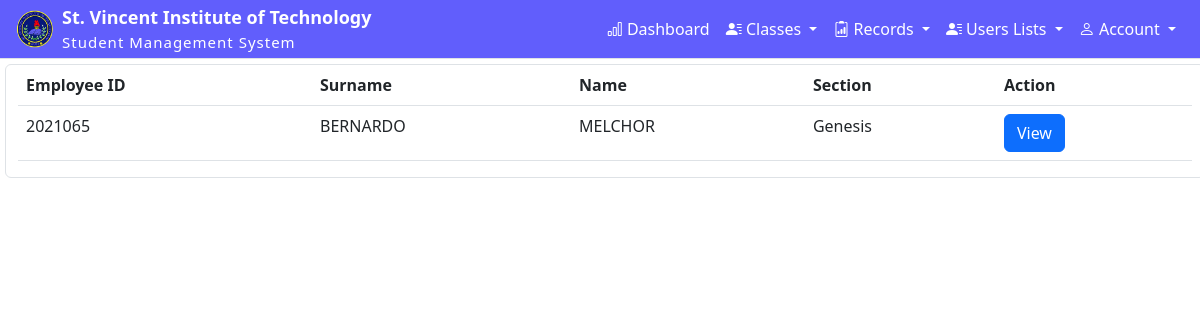
Page /faculty-list/ (signed in) on the committed database.
### admin_staff/models.py (models this page shows, shortened)
class FacultyStaff(models.Model):
    user = models.OneToOneField(User, null=True, on_delete=models.CASCADE)
    faculty_staff_id = models.BigIntegerField(primary_key=True)
    surname = models.CharField(max_length=24)
    first_name = models.CharField(max_length=24)
    middle_name = models.CharField(max_length=24, blank=True, null=True)
    gender_choice = (
        ('Male', 'Male'),
        ('Female', 'Female'),
    )
    gender = models.CharField(max_length=10, default="Gender", choices=gender_choice, null=True)
    civil_choice = (
        ('Single', 'Single'),
        ('Married', 'Married'),
        ('Divorced', 'Divorced'),
        ('Widowed', 'Widowed'),
    )
    civil_status = models.CharField(max_length=10, default="Status", choices=civil_choice, blank=True, null=True)
    birth_date = models.DateField(null=True)
    birth_place = models.CharField(max_length=200, blank=True, null=True)
    religion = models.CharField(max_length=24, blank=True, null=True)
    contact = models.BigIntegerField(blank=True, null=True)
    email = models.CharField(max_length=100, blank=True, null=True)
    section = models.OneToOneField('section', blank=True, null=True, on_delete=models.SET_NULL)
    class Meta:
        managed = True
        db_table = 'faculty_staff'

class section(models.Model):
    section_name = models.CharField(max_length=20)
    level = models.ForeignKey("level", null=True, on_delete=models.SET_NULL)
    def __str__(self):
        return self.section_name

### admin_staff/decorators.py (the view)
        def wrapper_func(request, *args, **kwargs):
            group = None
            if request.user.groups.exists():
                group = request.user.groups.all()[0].name
            if group in allow_roles:
                return view_func(request, *args, **kwargs)
            else:
                return HttpResponse('you are not authorize')

### admin_staff/views.py (called while the page is built)
@login_required(login_url='login')
@allowed_user(allow_roles=['admin'])
def faculty_list(request):
    faculty = FacultyStaff.objects.all()
    return render(request, 'admin/faculty_list.html', { 'faculty': faculty})

### admin_staff/templates/admin/faculty_list.html
{% extends "admin/admin_dashboard.html" %}
{% block content %}
<div class="container-fluid border rounded" style="margin: 5px">
    <table class="table table-hover" >
        <thead>
          <tr>
            <th scope="col">Employee ID</th>
            <th scope="col">Surname</th>
            <th scope="col">Name</th>
            <th scope="col">Section</th>
            <th scope="col">Action</th>
          </tr>
        </thead>
        <tbody>
            {% for i in faculty %}
                  <tr>
                    <td>{{i.faculty_staff_id}}</td>
                    <td>{{i.surname}}</td>
                    <td>{{i.first_name}}</td>
                    <td>{{i.section}}</td>
                    <td>
                      <button class="btn btn-primary" type="submit" title="Edit"><a href="{% url "faculty_profile" i.faculty_staff_id %}" style="text-decoration: none; color: inherit" >View</a></button>
                    </td>
                  </tr>
            {% endfor %}
        </tbody>
    </table>
</div>
{% endblock content %}

### rows in the picture
FacultyStaff: faculty_staff_id "2021065", surname "BERNARDO", first_name "MELCHOR", section "Genesis"
